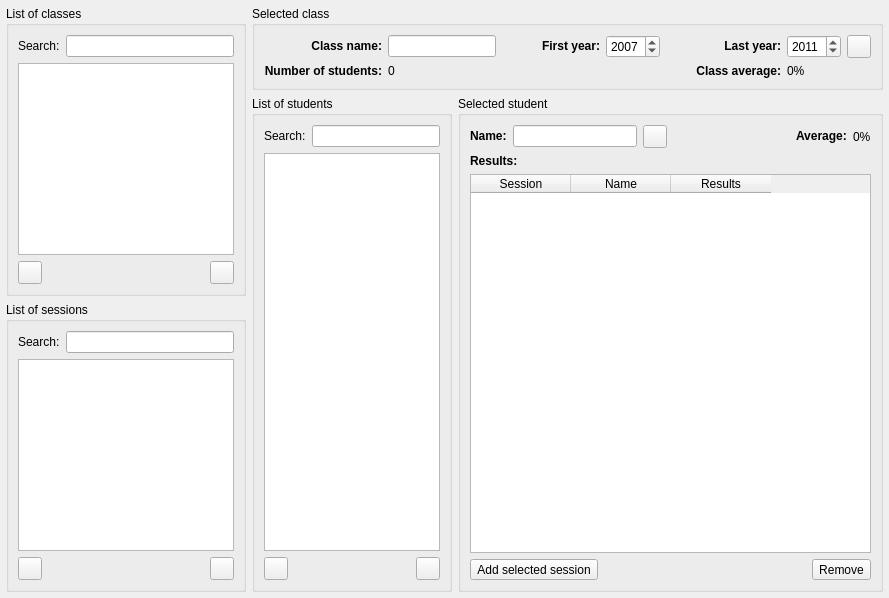
      <widget class="QWidget" name="classesPage">
       <layout class="QGridLayout">
        <property name="leftMargin">
         <number>6</number>
        </property>
        <property name="topMargin">
         <number>6</number>
        </property>
        <property name="rightMargin">
         <number>6</number>
        </property>
        <property name="bottomMargin">
         <number>6</number>
        </property>
        <item row="0" column="0" rowspan="2">
         <widget class="QGroupBox" name="CLLCGroupBox">
          <property name="minimumSize">
           <size>
            <width>240</width>
            <height>0</height>
           </size>
          </property>
          <property name="maximumSize">
           <size>
            <width>240</width>
            <height>16777215</height>
           </size>
          </property>
          <property name="title">
           <string>List of classes</string>
          </property>
          <layout class="QVBoxLayout">
           <item>
            <layout class="QHBoxLayout">
             <item>
              <widget class="QLabel" name="label_search_classes">
               <property name="text">
                <string>Search:</string>
               </property>
              </widget>
             </item>
             <item>
              <widget class="ExtendedLineEdit" name="CLLCSearchLineEdit">
               <property name="statusTip">
                <string>Type a keyword to filter the list below</string>
               </property>
              </widget>
             </item>
            </layout>
           </item>
           <item>
            <widget class="MTListWidget" name="CLLCListWidget">
             <property name="statusTip">
              <string>Double click a class to view</string>
             </property>
            </widget>
           </item>
           <item>
            <layout class="QHBoxLayout">
             <item>
              <widget class="MTToolButton" name="tbtnAdd_class">
               <property name="iconSize">
                <size>
                 <width>16</width>
                 <height>16</height>
                </size>
               </property>
               <property name="toolButtonStyle">
                <enum>Qt::ToolButtonTextBesideIcon</enum>
               </property>
              </widget>
             </item>
             <item>
              <spacer>
               <property name="orientation">
                <enum>Qt::Horizontal</enum>
               </property>
               <property name="sizeHint" stdset="0">
                <size>
                 <width>40</width>
                 <height>20</height>
                </size>
               </property>
              </spacer>
             </item>
             <item>
              <widget class="MTToolButton" name="tbtnDelete_class">
               <property name="iconSize">
                <size>
                 <width>16</width>
                 <height>16</height>
                </size>
               </property>
               <property name="toolButtonStyle">
                <enum>Qt::ToolButtonTextBesideIcon</enum>
               </property>
              </widget>
             </item>
            </layout>
           </item>
          </layout>
         </widget>
        </item>
        <item row="0" column="1" colspan="2">
         <widget class="QGroupBox" name="CLSCGroupBox">
          <property name="sizePolicy">
           <sizepolicy hsizetype="Expanding" vsizetype="Maximum">
            <horstretch>0</horstretch>
            <verstretch>0</verstretch>
           </sizepolicy>
          </property>
          <property name="title">
           <string>Selected class</string>
          </property>
          <layout class="QGridLayout">
           <item row="0" column="0">
            <widget class="QLabel" name="CLSCNameLabel">
             <property name="text">
              <string>&lt;b&gt;Class name:&lt;/b&gt;</string>
             </property>
             <property name="alignment">
              <set>Qt::AlignRight|Qt::AlignTrailing|Qt::AlignVCenter</set>
             </property>
            </widget>
           </item>
           <item row="0" column="1">
            <widget class="QLineEdit" name="CLSCNameLineEdit">
             <property name="statusTip">
              <string>Name of the selected class (if you change this name, do not forget to click the Apply button on the right)</string>
             </property>
            </widget>
           </item>
           <item row="0" column="3">
            <widget class="QLabel" name="CLSCFirstYearLabel">
             <property name="text">
              <string>&lt;b&gt;First year:&lt;/b&gt;</string>
             </property>
             <property name="alignment">
              <set>Qt::AlignRight|Qt::AlignTrailing|Qt::AlignVCenter</set>
             </property>
            </widget>
           </item>
           <item row="0" column="4">
            <widget class="MTSpinBox" name="CLSCFirstYearSpinBox">
             <property name="statusTip">
              <string>The first year of the selected class (if you change this year, do not forget to click the Apply button on the right)</string>
             </property>
             <property name="minimum">
              <number>1900</number>
             </property>
             <property name="maximum">
              <number>3000</number>
             </property>
             <property name="value">
              <number>2007</number>
             </property>
            </widget>
           </item>
           <item row="0" column="6">
            <widget class="QLabel" name="CLSCLastYearLabel">
             <property name="text">
              <string>&lt;b&gt;Last year:&lt;/b&gt;</string>
             </property>
             <property name="alignment">
              <set>Qt::AlignRight|Qt::AlignTrailing|Qt::AlignVCenter</set>
             </property>
            </widget>
           </item>
           <item row="0" column="7">
            <widget class="MTSpinBox" name="CLSCLastYearSpinBox">
             <property name="statusTip">
              <string>The last year of the selected class (if you change this year, do not forget to click the Apply button on the right)</string>
             </property>
             <property name="minimum">
              <number>1900</number>
             </property>
             <property name="maximum">
              <number>3000</number>
             </property>
             <property name="value">
              <number>2011</number>
             </property>
            </widget>
           </item>
           <item row="0" column="2">
            <spacer>
             <property name="orientation">
              <enum>Qt::Horizontal</enum>
             </property>
             <property name="sizeHint" stdset="0">
              <size>
               <width>40</width>
               <height>20</height>
              </size>
             </property>
            </spacer>
           </item>
           <item row="0" column="5">
            <spacer>
             <property name="orientation">
              <enum>Qt::Horizontal</enum>
             </property>
             <property name="sizeType">
              <enum>QSizePolicy::Fixed</enum>
             </property>
             <property name="sizeHint" stdset="0">
              <size>
               <width>30</width>
               <height>20</height>
              </size>
             </property>
            </spacer>
           </item>
           <item row="1" column="0">
            <widget class="QLabel" name="CLSCNumStudentsTextLabel">
             <property name="text">
              <string>&lt;b&gt;Number of students:&lt;/b&gt;</string>
             </property>
             <property name="alignment">
              <set>Qt::AlignRight|Qt::AlignTrailing|Qt::AlignVCenter</set>
             </property>
            </widget>
           </item>
           <item row="1" column="1">
            <widget class="QLabel" name="CLSCNumStudentsLabel">
             <property name="statusTip">
              <string>Number of students in the selected class</string>
             </property>
             <property name="text">
              <string>0</string>
             </property>
            </widget>
           </item>
           <item row="1" column="6">
            <widget class="QLabel" name="CLSCAverageTextLabel">
             <property name="text">
              <string>&lt;b&gt;Class average:&lt;/b&gt;</string>
             </property>
             <property name="alignment">
              <set>Qt::AlignRight|Qt::AlignTrailing|Qt::AlignVCenter</set>
             </property>
            </widget>
           </item>
           <item row="1" column="7">
            <widget class="QLabel" name="CLSCAverageLabel">
             <property name="text">
              <string>0%</string>
             </property>
            </widget>
           </item>
           <item row="0" column="8">
            <widget class="QToolButton" name="tbtnApplyClassChanges">
             <property name="statusTip">
              <string>Apply changes</string>
             </property>
             <property name="icon">
              <iconset resource="resources.qrc">
               <normaloff>:/images/images/button_ok.png</normaloff>:/images/images/button_ok.png</iconset>
             </property>
             <property name="iconSize">
              <size>
               <width>16</width>
               <height>16</height>
              </size>
             </property>
            </widget>
           </item>
          </layout>
         </widget>
        </item>
        <item row="1" column="1" rowspan="2">
         <widget class="QGroupBox" name="CLLSGroupBox">
          <property name="minimumSize">
           <size>
            <width>200</width>
            <height>0</height>
           </size>
          </property>
          <property name="maximumSize">
           <size>
            <width>200</width>
            <height>16777215</height>
           </size>
          </property>
          <property name="title">
           <string>List of students</string>
          </property>
          <layout class="QVBoxLayout">
           <item>
            <layout class="QHBoxLayout">
             <item>
              <widget class="QLabel" name="label_search_class_students">
               <property name="text">
                <string>Search:</string>
               </property>
              </widget>
             </item>
             <item>
              <widget class="ExtendedLineEdit" name="CLLSSearchLineEdit">
               <property name="statusTip">
                <string>Type a keyword to filter the list below</string>
               </property>
              </widget>
             </item>
            </layout>
           </item>
           <item>
            <widget class="MTListWidget" name="CLLSListWidget">
             <property name="statusTip">
              <string>Select a student to get more information</string>
             </property>
            </widget>
           </item>
           <item>
            <layout class="QHBoxLayout">
             <item>
              <widget class="MTToolButton" name="tbtnAdd_student">
               <property name="iconSize">
                <size>
                 <width>16</width>
                 <height>16</height>
                </size>
               </property>
               <property name="toolButtonStyle">
                <enum>Qt::ToolButtonTextBesideIcon</enum>
               </property>
              </widget>
             </item>
             <item>
              <spacer>
               <property name="orientation">
                <enum>Qt::Horizontal</enum>
               </property>
               <property name="sizeHint" stdset="0">
                <size>
                 <width>40</width>
                 <height>20</height>
                </size>
               </property>
              </spacer>
             </item>
             <item>
              <widget class="MTToolButton" name="tbtnDelete_student">
               <property name="iconSize">
                <size>
                 <width>16</width>
                 <height>16</height>
                </size>
               </property>
               <property name="toolButtonStyle">
                <enum>Qt::ToolButtonTextBesideIcon</enum>
               </property>
              </widget>
             </item>
            </layout>
           </item>
          </layout>
         </widget>
        </item>
        <item row="1" column="2" rowspan="2">
         <widget class="QGroupBox" name="CLSSGroupBox">
          <property name="sizePolicy">
           <sizepolicy hsizetype="Expanding" vsizetype="Expanding">
            <horstretch>0</horstretch>
            <verstretch>0</verstretch>
           </sizepolicy>
          </property>
          <property name="title">
           <string>Selected student</string>
          </property>
          <layout class="QVBoxLayout">
           <item>
            <layout class="QHBoxLayout">
             <item>
              <widget class="QLabel" name="CLSSNameLabel">
               <property name="text">
                <string>&lt;b&gt;Name:&lt;/b&gt;</string>
               </property>
               <property name="textFormat">
                <enum>Qt::RichText</enum>
               </property>
              </widget>
             </item>
             <item>
              <widget class="QLineEdit" name="CLSSNameLineEdit">
               <property name="statusTip">
                <string>Name of the selected student (if you change this name, do not forget to click the Apply button on the right)</string>
               </property>
              </widget>
             </item>
             <item>
              <widget class="QToolButton" name="tbtnSaveMemberName">
               <property name="statusTip">
                <string>Apply changes</string>
               </property>
               <property name="icon">
                <iconset resource="resources.qrc">
                 <normaloff>:/images/images/button_ok.png</normaloff>:/images/images/button_ok.png</iconset>
               </property>
               <property name="iconSize">
                <size>
                 <width>16</width>
                 <height>16</height>
                </size>
               </property>
              </widget>
             </item>
             <item>
              <spacer>
               <property name="orientation">
                <enum>Qt::Horizontal</enum>
               </property>
               <property name="sizeHint" stdset="0">
                <size>
                 <width>40</width>
                 <height>20</height>
                </size>
               </property>
              </spacer>
             </item>
             <item>
              <widget class="QLabel" name="CLSSAverageTextLabel">
               <property name="text">
                <string>&lt;b&gt;Average:&lt;/b&gt;</string>
               </property>
               <property name="textFormat">
                <enum>Qt::RichText</enum>
               </property>
              </widget>
             </item>
             <item>
              <widget class="QLabel" name="CLSSAverageLabel">
               <property name="statusTip">
                <string>The selected student's average</string>
               </property>
               <property name="text">
                <string>0%</string>
               </property>
              </widget>
             </item>
            </layout>
           </item>
           <item>
            <widget class="QLabel" name="CLSSResultsLabel">
             <property name="text">
              <string>&lt;b&gt;Results:&lt;/b&gt;</string>
             </property>
             <property name="textFormat">
              <enum>Qt::RichText</enum>
             </property>
            </widget>
           </item>
           <item>
            <widget class="MTTableWidget" name="CLSSResultsTableWidget">
             <property name="statusTip">
              <string>List of results of the selected student</string>
             </property>
             <column>
              <property name="text">
               <string>Session</string>
              </property>
             </column>
             <column>
              <property name="text">
               <string>Name</string>
              </property>
             </column>
             <column>
              <property name="text">
               <string>Results</string>
              </property>
             </column>
            </widget>
           </item>
           <item>
            <layout class="QHBoxLayout">
             <item>
              <widget class="QToolButton" name="tbtnAddSession">
               <property name="statusTip">
                <string>Add the selected session from the list of sessions on the left to the list of results above</string>
               </property>
               <property name="text">
                <string>Add selected session</string>
               </property>
               <property name="icon">
                <iconset resource="resources.qrc">
                 <normaloff>:/images/images/savedsession-add32.png</normaloff>:/images/images/savedsession-add32.png</iconset>
               </property>
               <property name="iconSize">
                <size>
                 <width>16</width>
                 <height>16</height>
                </size>
               </property>
               <property name="toolButtonStyle">
                <enum>Qt::ToolButtonTextBesideIcon</enum>
               </property>
              </widget>
             </item>
             <item>
              <spacer>
               <property name="orientation">
                <enum>Qt::Horizontal</enum>
               </property>
               <property name="sizeHint" stdset="0">
                <size>
                 <width>201</width>
                 <height>20</height>
                </size>
               </property>
              </spacer>
             </item>
             <item>
              <widget class="QToolButton" name="tbtnRemoveSession">
               <property name="statusTip">
                <string>Remove the selected session from the list of results</string>
               </property>
               <property name="text">
                <string>Remove</string>
               </property>
               <property name="icon">
                <iconset resource="resources.qrc">
                 <normaloff>:/images/images/savedsession-remove32.png</normaloff>:/images/images/savedsession-remove32.png</iconset>
               </property>
               <property name="iconSize">
                <size>
                 <width>16</width>
                 <height>16</height>
                </size>
               </property>
               <property name="toolButtonStyle">
                <enum>Qt::ToolButtonTextBesideIcon</enum>
               </property>
              </widget>
             </item>
            </layout>
           </item>
          </layout>
         </widget>
        </item>
        <item row="2" column="0">
         <widget class="QGroupBox" name="CLLSSGroupBox">
          <property name="minimumSize">
           <size>
            <width>240</width>
            <height>0</height>
           </size>
          </property>
          <property name="maximumSize">
           <size>
            <width>240</width>
            <height>16777215</height>
           </size>
          </property>
          <property name="title">
           <string>List of sessions</string>
          </property>
          <layout class="QVBoxLayout">
           <item>
            <layout class="QHBoxLayout">
             <item>
              <widget class="QLabel" name="label_search_class_sessions">
               <property name="text">
                <string>Search:</string>
               </property>
              </widget>
             </item>
             <item>
              <widget class="ExtendedLineEdit" name="CLLSSSearchLineEdit">
               <property name="statusTip">
                <string>Type a keyword to filter the list below</string>
               </property>
              </widget>
             </item>
            </layout>
           </item>
           <item>
            <widget class="MTListWidget" name="CLLSSListWidget">
             <property name="statusTip">
              <string>Double click a session to view</string>
             </property>
            </widget>
           </item>
           <item>
            <layout class="QHBoxLayout">
             <item>
              <widget class="MTToolButton" name="tbtnAdd_session">
               <property name="iconSize">
                <size>
                 <width>16</width>
                 <height>16</height>
                </size>
               </property>
               <property name="toolButtonStyle">
                <enum>Qt::ToolButtonTextBesideIcon</enum>
               </property>
              </widget>
             </item>
             <item>
              <spacer>
               <property name="orientation">
                <enum>Qt::Horizontal</enum>
               </property>
               <property name="sizeHint" stdset="0">
                <size>
                 <width>40</width>
                 <height>20</height>
                </size>
               </property>
              </spacer>
             </item>
             <item>
              <widget class="MTToolButton" name="tbtnDelete_session">
               <property name="iconSize">
                <size>
                 <width>16</width>
                 <height>16</height>
                </size>
               </property>
               <property name="toolButtonStyle">
                <enum>Qt::ToolButtonTextBesideIcon</enum>
               </property>
              </widget>
             </item>
            </layout>
           </item>
          </layout>
         </widget>
        </item>
       </layout>
      </widget>
